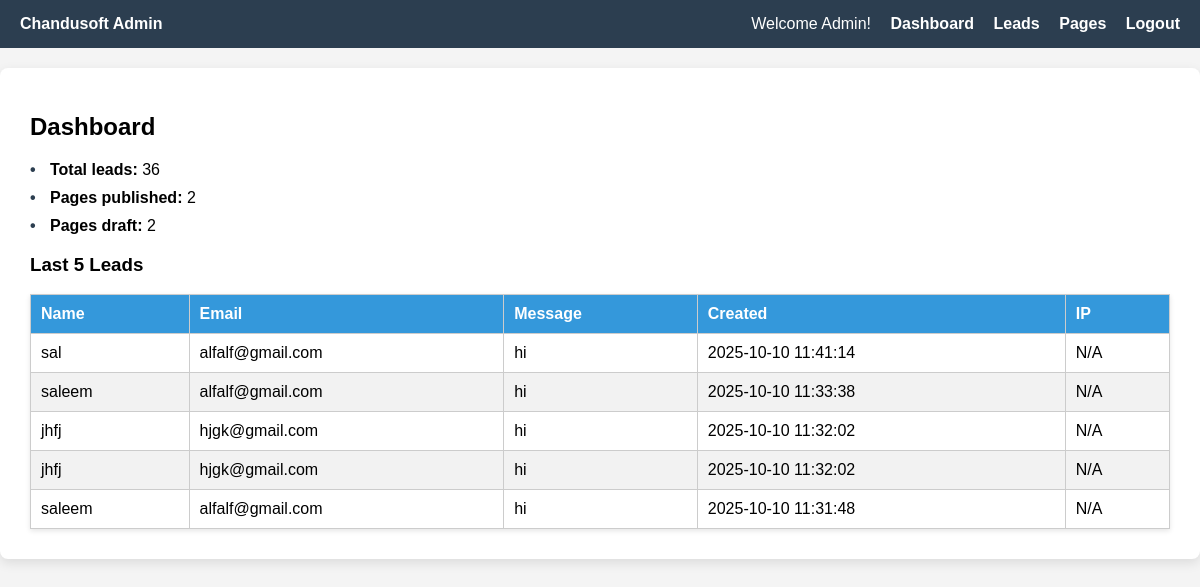
Page /app/dashboard.php (signed in) on the committed database.
### tables this page shows
CREATE TABLE `leads` (
  `id` int NOT NULL AUTO_INCREMENT,
  `name` varchar(100) NOT NULL,
  `email` varchar(255) NOT NULL,
  `message` text NOT NULL,
  `created_at` timestamp NULL DEFAULT CURRENT_TIMESTAMP,
  PRIMARY KEY (`id`)
);

### app/dashboard.php (the view, shortened to what this page needs)
<?php
$user = $_SESSION['user'];
$role = htmlspecialchars(ucfirst($user['role'] ?? 'Editor'));
$conn = new mysqli('localhost', 'root', '', 'chandusoft');
$resultLatest = $conn->query("SELECT * FROM leads ORDER BY id DESC LIMIT 5");
$totalLeadsResult = $conn->query("SELECT COUNT(*) AS count FROM leads");
$totalLeads = $totalLeadsResult->fetch_assoc()['count'];
$publishedPagesResult = $conn->query("SELECT COUNT(*) AS count FROM pages WHERE status='published'");
$publishedPages = $publishedPagesResult->fetch_assoc()['count'];
$draftPagesResult = $conn->query("SELECT COUNT(*) AS count FROM pages WHERE status='draft'");
$draftPages = $draftPagesResult->fetch_assoc()['count'];
?>
<!DOCTYPE html>
<html lang="en">
<head>
</head>
<body>
<div class="navbar">
    <div><strong>Chandusoft Admin</strong></div>
    <div class="links">
        Welcome <?= $role ?>!
        <a href="/app/dashboard">Dashboard</a>
        <a href="/admin/admin-leads">Leads</a>
        <a href="/admin/pages">Pages</a>
        <a href="/admin/logout">Logout</a>
    </div>
</div>
<div class="dashboard-box">
    <h2>Dashboard</h2>
    <ul>
        <li><strong>Total leads:</strong> <?= number_format($totalLeads) ?></li>
        <li><strong>Pages published:</strong> <?= number_format($publishedPages) ?></li>
        <li><strong>Pages draft:</strong> <?= number_format($draftPages) ?></li>
    </ul>
    <h3>Last 5 Leads</h3>
    <table>
        <thead>
            <tr>
                <th>Name</th>
                <th>Email</th>
                <th>Message</th>
                <th>Created</th>
                <th>IP</th>
            </tr>
        </thead>
        <tbody>
            <?php while ($row = $resultLatest->fetch_assoc()): ?>
                <tr>
                    <td><?= htmlspecialchars($row['name']) ?></td>
                    <td><?= htmlspecialchars($row['email']) ?></td>
                    <td><?= htmlspecialchars($row['message']) ?></td>
                    <td><?= htmlspecialchars($row['created_at']) ?></td>
                    <td><?= !empty($row['IP']) ? htmlspecialchars($row['IP']) : 'N/A' ?></td>
                </tr>
            <?php endwhile; ?>
        </tbody>
    </table>
</div>
</body>
</html>

### app/dashboard.php (style rules this page uses)
body { font-family: Arial, sans-serif; background: #f4f4f4; margin: 0; padding: 0; }
.navbar { background-color: #2c3e50; color: white; padding: 15px 20px; display: flex; justify-content: space-between; align-items: center; }
.navbar .links a { color: white; text-decoration: none; margin-left: 15px; font-weight: bold; }
.dashboard-box { background: #fff; border-radius: 8px; padding: 30px; box-shadow: 0 4px 12px rgba(0,0,0,0.1); max-width: 1200px; margin: 20px auto; }
h2 { margin-top: 15px; }
ul { list-style: none; padding-left: 0; }
li { margin-bottom: 10px; position: relative; padding-left: 20px; }
li::before { content: "•"; position: absolute; left: 0; color: #2c3e50; font-weight: bold; }
table { border-collapse: collapse; width: 100%; margin-top: 15px; box-shadow: 0 2px 5px rgba(0,0,0,0.1); }
th, td { border: 1px solid #ccc; padding: 10px; text-align: left; }
th { background-color: #3498db; color: white; }
tr:nth-child(even) { background: #f2f2f2; }

### rows in the picture
leads: name "sal", email "alfalf@gmail.com", message "hi", created_at "2025-10-10 11:41:14"
leads: name "saleem", email "alfalf@gmail.com", message "hi", created_at "2025-10-10 11:33:38"
leads: name "jhfj", email "hjgk@gmail.com", message "hi", created_at "2025-10-10 11:32:02"
leads: name "jhfj", email "hjgk@gmail.com", message "hi", created_at "2025-10-10 11:32:02"
leads: name "saleem", email "alfalf@gmail.com", message "hi", created_at "2025-10-10 11:31:48"

### other values in the picture
$role "Admin"
$totalLeads "36"
$publishedPages "2"
$draftPages "2"
